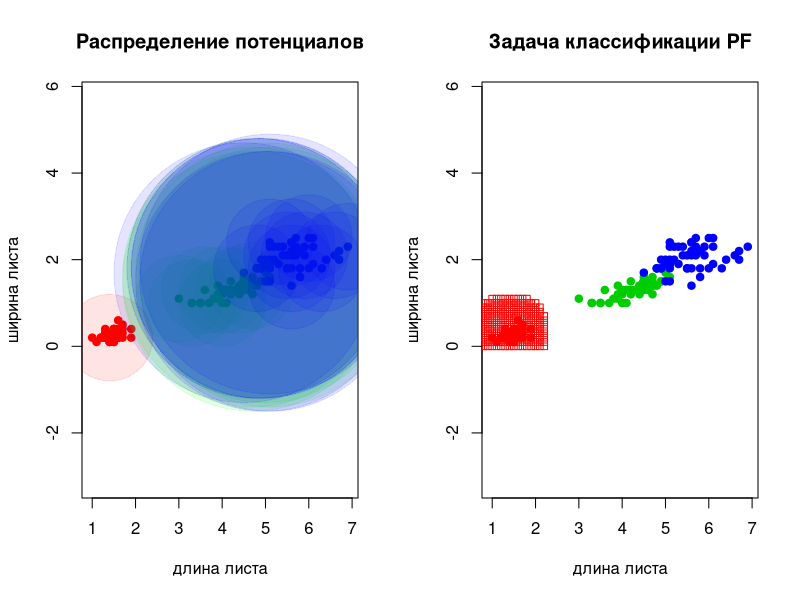

Reproduce this figure in R. (Note: a time limit stopped this script after it produced the figure.)
#	Решение задачи классификации методом PF

require("plotrix")

euclidean_distance <- function(u, v){
  #	функция расстояния
  
  sqrt(sum((u - v)^2)) 
}


get_dist <- function(xl, z, metric_function = euclidean_distance){
  #	растояние
  
  l <- nrow(xl)	# размерность выборки по строкам     
  n <- ncol(xl) - 1 	# размерность выборки по столбцам
  distances <- rep(0,l) 
  
  for (i in 1:l)  
  {         
    distances[i] <- metric_function(xl[i, 1:n], z)	# расстояние от каждой точки до классифицируемой
  }  
  
  return (distances);
}

# Функции ядер

ker_gaus <- function(r){
  # гауссовское
  (2*pi)^(-0.5)*exp(-0.5*(r^2))
}

ker_rec <- function(r){
  # прямоугольное
  (0.5)*(abs(r)<= 1)
}

ker_triangle <- function(r){
  # треугольное
  (1-abs(r))*(abs(r) <= 1)
}

ker_kvar <- function(r){
  # квартическое
  (15/16)*(1-r^2)^2*(abs(r) <= 1)
}

ker_epanech <- function(r){
  # епанечниково
  (3/4)*(1-r^2)*(abs(r) <= 1)
}

pf <- function(distances, h, xl, ker_function, g) {	  
  #	возвращает класс объекта чаще всего встречающейся
  
  n <- ncol(xl)
  classes <- xl[,n] 
  table <- table(classes)
  table[1:length(table) ] <- 0
  for(i in 1:nrow(xl)){ # i объект из i строки 
    r <- distances[i]/h[i]
    class_i <- xl[i,n]
    table[class_i] = table[class_i] + g[i]*ker_function(r) 
  }
  if(max(table) != 0){
    class <- names(which.max(table)) 
    return (class)	  
  }
  return ("")
}

get_h <- function(xl){
  # ширина окна  
  h <- rep(0, nrow(xl))
  for(i in 1:nrow(xl)){
    if(xl[i, ncol(xl)] == "setosa")
      h[i] <- 1
    else
      h[i] <- 0.3
  }
  return(h)
}

potencial <- function(xl, h, error, ker_function){
  l <- nrow(xl)
  n <- ncol(xl)
  g <- rep(0, l)
  get_error <- error + 1
  cnt <- 1
  distances <- matrix(NA, l, l)
  for(i in 1:l)
  distances[i, ] <- get_dist(xl, xl[i, 1:(n-1)])
  while(get_error > error){
    for(i in 1:l){
      xl1 <- xl[i, 1:(n-1)]
      xl1_class <- pf(distances[i,], h, xl, ker_function, g)
      if(xl1_class != xl[i,n] && g[i] < 3){
        g[i] <- g[i]+1
        break
      }
    }
    get_error <- 0
    for(i in 1:l){
      xl1 <- xl[i, 1:(n-1)]
      xl1_class <- pf(distances[i,], h, xl, ker_function, g)
      if(xl1_class != xl[i,n]){
        get_error <- get_error + 1
      }
    }
    print(get_error)
    print(g)
  }
  return(g)  
} 


grafic <- function(xl, new_xl, h, ker_function, g){
  l <- nrow(xl)
  n <- ncol(xl)
  new_l <- nrow(new_xl)
  new_n <- ncol(new_xl)
  par(mfrow = c(1, 2)) # рисуем график pf и потенциалы вместе 
  
  colors <- c("setosa" = "red", "versicolor" = "green3", "virginica" = "blue") 
  red <- col2rgb("red")
  red <- rgb(red[1], red[2], red[3], alpha = 27, max = 255)
  green <- col2rgb("green")
  green <- rgb(green[1], green[2], green[3], alpha = 27, max = 255)
  blue <- col2rgb("blue")
  blue <- rgb(blue[1], blue[2], blue[3], alpha = 27, max = 255)
  
  colors1 <- c("setosa" = red, "versicolor" = green, "virginica" = blue) 
  plot(iris[ , 3:4], pch = 21, bg = colors[iris$Species], col = colors[iris$Species], main = "Распределение потенциалов", xlab = "длина листа", ylab = "ширина листа", asp = 1) 
  for(i in 1:l)
    if(g[i] != 0)
      draw.circle(xl[i, 1], xl[i, 2], radius = g[i], border = colors1[xl[i, n]], col = colors1[xl[i, n]])
  
  plot(iris[ , 3:4], pch = 21, bg = colors[iris$Species], col = colors[iris$Species], main = "Задача классификации PF", xlab = "длина листа", ylab = "ширина листа", asp = 1) 
  
  OY<-c(seq(0.0, 3.0, 0.1)) # от 0 до 3 с шагом 0.1
  OX<-c(seq(0.0, 7.0, 0.1))
  
  for(i in OX){
    for(j in OY){
      z <- c(i, j)		
      distances <- get_dist(new_xl, z)
      class <- pf(distances, h, new_xl, ker_function, g)
      if(class != 0)
        points(z[1], z[2], pch = 22, col = colors[class], asp = 1) 
    }
  }
  
}

main <- function(ker_function){
  xl <- iris[, 3:5]
  h <- get_h(xl)
  g <- potencial(xl, h, 7, ker_function)
  # new_xl <- xl[which(g > 0),]
  grafic(xl, xl, h, ker_function, g)
}

main(ker_rec)
